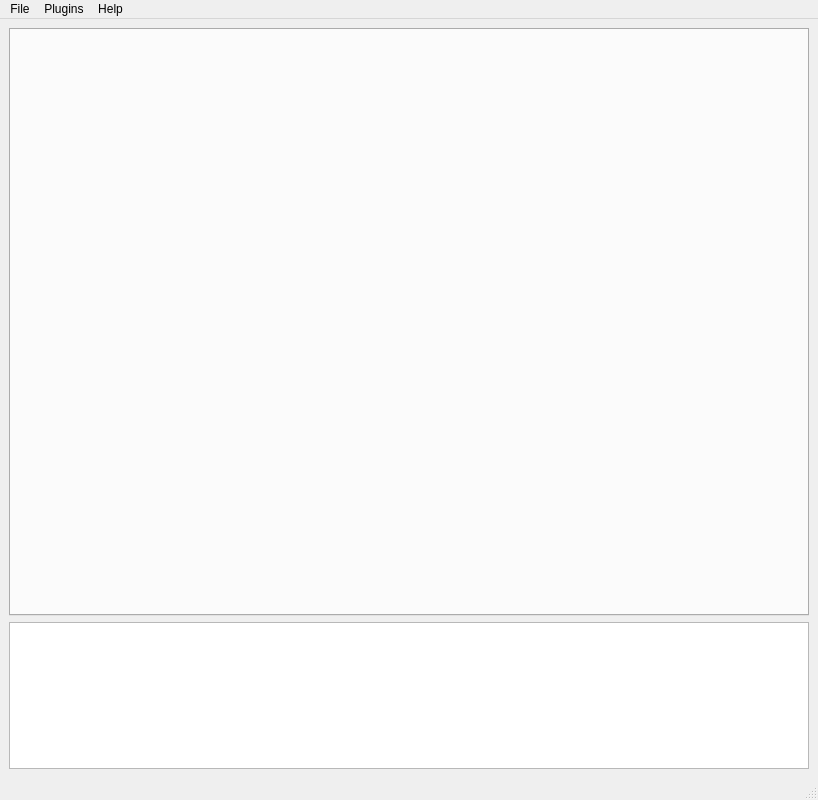
<?xml    version="1.0"    encoding="UTF-8"?>
<ui    version="4.0">
    <class>MainWindow</class>
    <widget    class="QMainWindow"    name="MainWindow">
        <property    name="geometry">
            <rect>
                <x>0</x>
                <y>0</y>
                <width>800</width>
                <height>800</height>
            </rect>
        </property>
        <property    name="windowTitle">
            <string>NiChart</string>
        </property>
        <widget    class="QWidget"    name="centralwidget">
            <layout  class="QVBoxLayout"  name="vLayout">

                <item>
                    <widget    class="QTabWidget"    name="tabWidget">
                        <property    name="sizePolicy">
                            <sizepolicy    hsizetype="Expanding"    vsizetype="Expanding">
                                <horstretch>0</horstretch>
                                <verstretch>16</verstretch>
                            </sizepolicy>
                        </property>
                        <property    name="minimumSize">
                            <size>
                                <width>800</width>
                                <height>500</height>
                            </size>
                        </property>                        
                        <property    name="currentIndex">
                            <number>-1</number>
                        </property>
                    </widget>
                </item>

                <item>
                    <widget class="QTextEdit" name="wInfo">
                        <property    name="sizePolicy">
                            <sizepolicy    hsizetype="Expanding"    vsizetype="Expanding">
                                <horstretch>0</horstretch>
                                <verstretch>4</verstretch>
                            </sizepolicy>
                        </property>
                        <property    name="maximumSize">
                            <size>
                                <width>20000</width>
                                <height>150</height>
                            </size>
                        </property>
                    </widget>
                </item>
                
            </layout>
        </widget>
        
<!--        <widget class="QWidget" name="wInfoMain">
            <layout  class="QVBoxLayout"  name="vLayout">
                <item>
                    <widget class="QTextEdit" name="wInfoContents">
                        <property name="geometry">
                        <rect>
                            <x>0</x>
                            <y>0</y>
                            <width>800</width>
                            <height>0</height>
                        </rect>
                        </property>
                    </widget>
                </item>
            </layout>
        </widget>-->
        
        
        <widget    class="QMenuBar"    name="menubar">
            <property    name="geometry">
                <rect>
                    <x>0</x>
                    <y>0</y>
                    <width>800</width>
                    <height>22</height>
                </rect>
            </property>
            <widget    class="QMenu"    name="menuFile">
                <property    name="title">
                    <string>File</string>
                </property>
                <addaction name="actionOpenData"/>
                <addaction name="actionLoadDict"/>
                <addaction name="actionSaveData"/>
                <addaction name="actionSaveNotebook"/>
            </widget>
            <widget    class="QMenu"    name="menuPlugins">
                <property    name="title">
                    <string>Plugins</string>
                </property>
                
            </widget>
            <widget    class="QMenu"    name="menuHelp">
                <property    name="title">
                    <string>Help</string>
                </property>
                <addaction name="actionHelpConsole"/>
                <addaction name="separator"/>
                <addaction name="actionAbout"/>
            </widget>
            <addaction name="menuFile"/>
            <addaction name="menuPlugins"/>
            <addaction name="menuHelp"/>                        
        </widget>
        
        <widget    class="QStatusBar"    name="statusbar"/>
        
        <action name="actionP1">
            <property    name="text">
                <string>P1</string>
            </property>
        </action>
        <action name="actionOpenData">
            <property    name="text">
                <string>Open Dataset</string>
            </property>
        </action>
        <action name="actionLoadDict">
            <property    name="text">
                <string>Load Dictionary</string>
            </property>
        </action>
        <action name="actionSaveData">
            <property    name="text">
                <string>Save Dataset</string>
            </property>
        </action>
        <action name="actionSaveNotebook">
            <property    name="text">
                <string>Save Notebook</string>
            </property>
        </action>
        <action name="actionAbout">
            <property    name="text">
                <string>About</string>
            </property>
        </action>
        <action name="actionHelpConsole">
            <property    name="text">
                <string>Help Console</string>
            </property>
        </action>
    </widget>
    <resources/>
    <connections/>
</ui>
